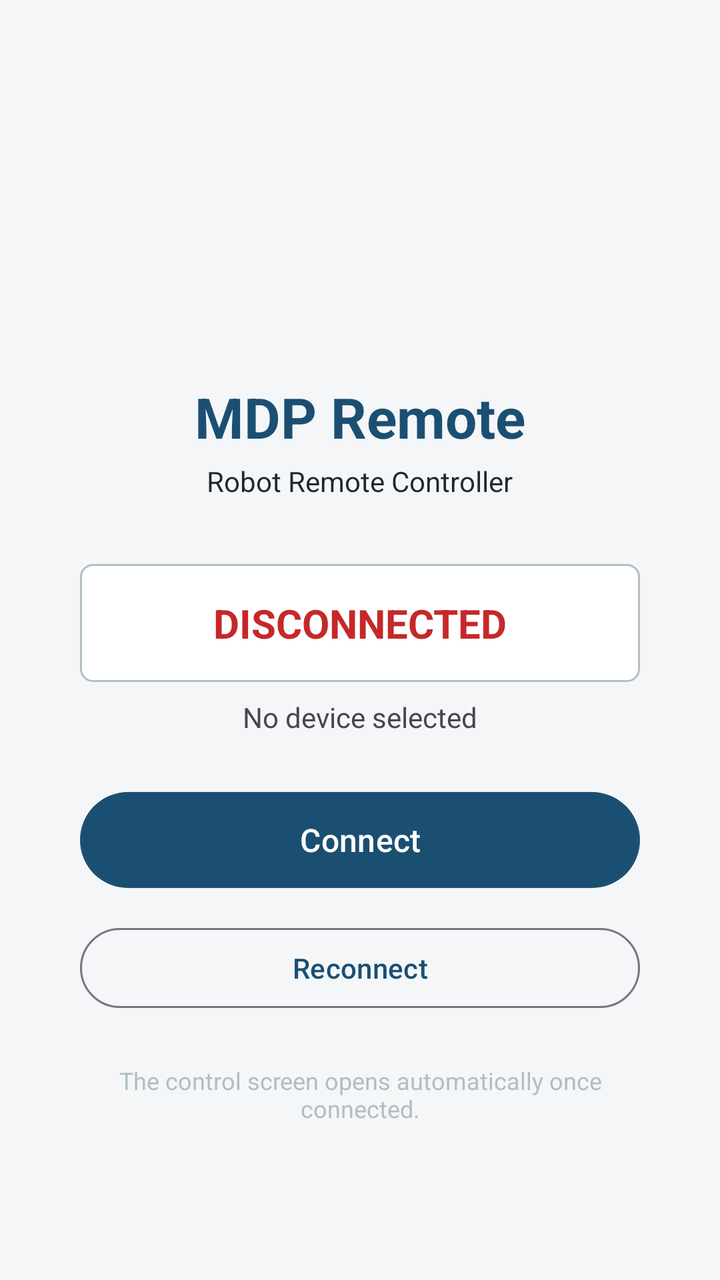
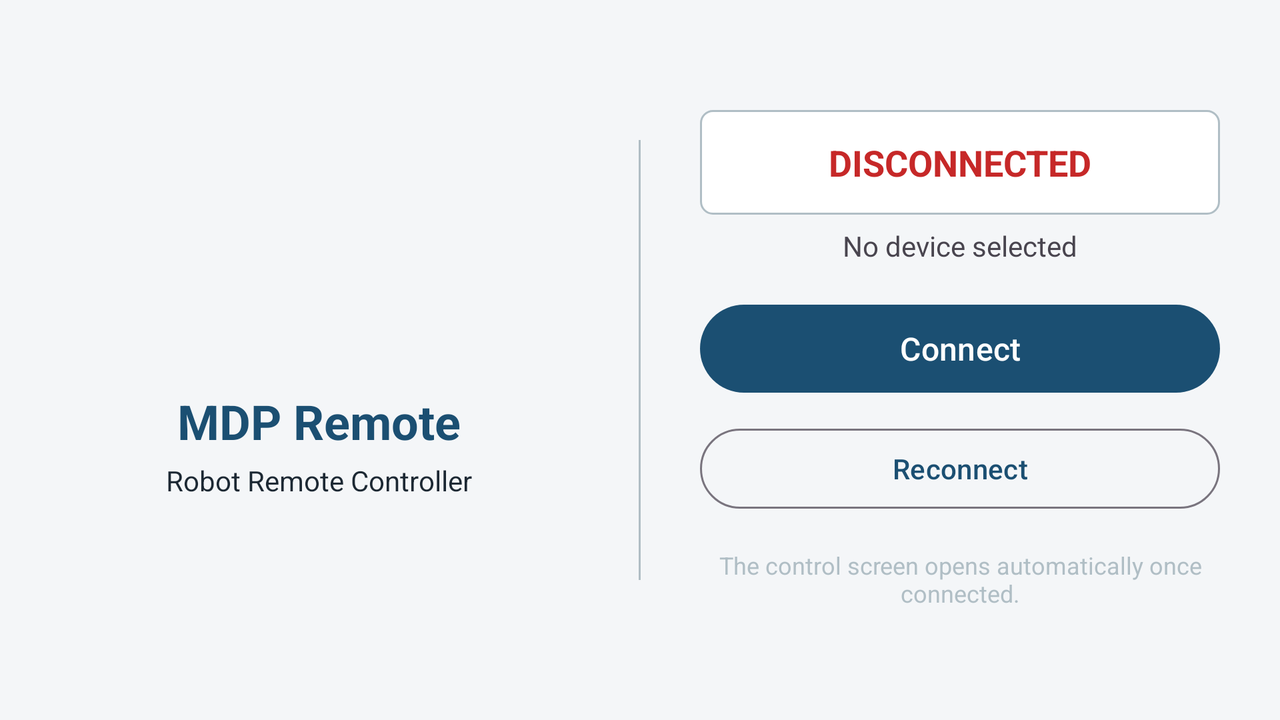

Compare how this app lays out the same screen by default and in its alternative resource folder. The renders come first, then the two layout files and the values they reference.
<!-- AndroidManifest.xml: application theme Theme.MdpRemote -->
<!-- res/layout/activity_connection.xml -->
<?xml version="1.0" encoding="utf-8"?>
<LinearLayout xmlns:android="http://schemas.android.com/apk/res/android"
    android:layout_width="match_parent"
    android:layout_height="match_parent"
    android:background="@color/panel_background"
    android:gravity="center"
    android:orientation="vertical"
    android:padding="32dp">

    <ImageView
        android:layout_width="96dp"
        android:layout_height="96dp"
        android:contentDescription="@null"
        android:src="@mipmap/ic_launcher" />

    <TextView
        android:layout_width="wrap_content"
        android:layout_height="wrap_content"
        android:layout_marginTop="16dp"
        android:text="@string/app_name"
        android:textColor="@color/primary"
        android:textSize="28sp"
        android:textStyle="bold" />

    <TextView
        android:layout_width="wrap_content"
        android:layout_height="wrap_content"
        android:layout_marginTop="4dp"
        android:layout_marginBottom="32dp"
        android:text="@string/connection_tagline"
        android:textColor="@color/text_primary"
        android:textSize="14sp" />

    <TextView
        android:id="@+id/connection_state"
        android:layout_width="280dp"
        android:layout_height="wrap_content"
        android:background="@drawable/bg_status"
        android:gravity="center"
        android:padding="16dp"
        android:text="@string/state_disconnected"
        android:textColor="@color/state_disconnected"
        android:textSize="20sp"
        android:textStyle="bold" />

    <TextView
        android:id="@+id/connection_device"
        android:layout_width="wrap_content"
        android:layout_height="wrap_content"
        android:layout_marginTop="8dp"
        android:layout_marginBottom="24dp"
        android:text="@string/no_device"
        android:textSize="14sp" />

    <Button
        android:id="@+id/connect_button"
        android:layout_width="280dp"
        android:layout_height="56dp"
        android:text="@string/connect"
        android:textSize="16sp" />

    <Button
        android:id="@+id/listen_button"
        style="@style/Widget.Material3.Button.OutlinedButton"
        android:layout_width="280dp"
        android:layout_height="wrap_content"
        android:layout_marginTop="12dp"
        android:text="@string/listen" />

    <TextView
        android:layout_width="280dp"
        android:layout_height="wrap_content"
        android:layout_marginTop="24dp"
        android:gravity="center"
        android:text="@string/connection_hint"
        android:textColor="@color/status_border"
        android:textSize="12sp" />
</LinearLayout>
<!-- resources referenced by this layout -->
<resources>
  <color name="panel_background">#F4F6F8</color>
  <color name="primary">#1B4F72</color>
  <color name="state_disconnected">#C62828</color>
  <color name="status_border">#B0BEC5</color>
  <color name="text_primary">#1C2833</color>
  <!-- drawable bg_status (drawable) -->
  <?xml version="1.0" encoding="utf-8"?>
  <shape xmlns:android="http://schemas.android.com/apk/res/android"
      android:shape="rectangle">
      <solid android:color="@android:color/white" />
      <stroke
          android:width="1dp"
          android:color="@color/status_border" />
      <corners android:radius="6dp" />
  </shape>
  <string name="app_name">MDP Remote</string>
  <string name="connect">Connect</string>
  <string name="connection_hint">The control screen opens automatically once connected.</string>
  <string name="connection_tagline">Robot Remote Controller</string>
  <string name="listen">Reconnect</string>
  <string name="no_device">No device selected</string>
  <string name="state_disconnected">DISCONNECTED</string>
  <style name="Theme.MdpRemote" parent="Theme.Material3.Light.NoActionBar">
          <item name="colorPrimary">@color/primary</item>
          <item name="colorOnPrimary">@android:color/white</item>
          <item name="colorSecondary">@color/secondary</item>
          <item name="android:statusBarColor" tools:targetApi="l">@color/primary_dark</item>
      </style>
  <color name="secondary">#F0A44C</color>
  <color name="primary_dark">#12384F</color>
</resources>
<!-- res/layout-land/activity_connection.xml (the repository's variant of the layout above) -->
<!-- drawn on the phone turned sideways -->
<?xml version="1.0" encoding="utf-8"?>
<LinearLayout xmlns:android="http://schemas.android.com/apk/res/android"
    android:layout_width="match_parent"
    android:layout_height="match_parent"
    android:background="@color/panel_background"
    android:gravity="center"
    android:orientation="horizontal"
    android:padding="24dp">

    <LinearLayout
        android:layout_width="0dp"
        android:layout_height="wrap_content"
        android:layout_weight="1"
        android:gravity="center"
        android:orientation="vertical"
        android:paddingEnd="24dp">

        <ImageView
            android:layout_width="72dp"
            android:layout_height="72dp"
            android:contentDescription="@null"
            android:src="@mipmap/ic_launcher" />

        <TextView
            android:layout_width="wrap_content"
            android:layout_height="wrap_content"
            android:layout_marginTop="12dp"
            android:text="@string/app_name"
            android:textColor="@color/primary"
            android:textSize="24sp"
            android:textStyle="bold" />

        <TextView
            android:layout_width="wrap_content"
            android:layout_height="wrap_content"
            android:layout_marginTop="4dp"
            android:text="@string/connection_tagline"
            android:textColor="@color/text_primary"
            android:textSize="14sp" />
    </LinearLayout>

    <View
        android:layout_width="1dp"
        android:layout_height="220dp"
        android:background="@color/status_border" />

    <LinearLayout
        android:layout_width="0dp"
        android:layout_height="wrap_content"
        android:layout_weight="1"
        android:gravity="center"
        android:orientation="vertical"
        android:paddingStart="24dp">

        <TextView
            android:id="@+id/connection_state"
            android:layout_width="260dp"
            android:layout_height="wrap_content"
            android:background="@drawable/bg_status"
            android:gravity="center"
            android:padding="14dp"
            android:text="@string/state_disconnected"
            android:textColor="@color/state_disconnected"
            android:textSize="18sp"
            android:textStyle="bold" />

        <TextView
            android:id="@+id/connection_device"
            android:layout_width="wrap_content"
            android:layout_height="wrap_content"
            android:layout_marginTop="6dp"
            android:layout_marginBottom="16dp"
            android:text="@string/no_device"
            android:textSize="14sp" />

        <Button
            android:id="@+id/connect_button"
            android:layout_width="260dp"
            android:layout_height="52dp"
            android:text="@string/connect"
            android:textSize="16sp" />

        <Button
            android:id="@+id/listen_button"
            style="@style/Widget.Material3.Button.OutlinedButton"
            android:layout_width="260dp"
            android:layout_height="wrap_content"
            android:layout_marginTop="10dp"
            android:text="@string/listen" />

        <TextView
            android:layout_width="260dp"
            android:layout_height="wrap_content"
            android:layout_marginTop="16dp"
            android:gravity="center"
            android:text="@string/connection_hint"
            android:textColor="@color/status_border"
            android:textSize="12sp" />
    </LinearLayout>
</LinearLayout>
